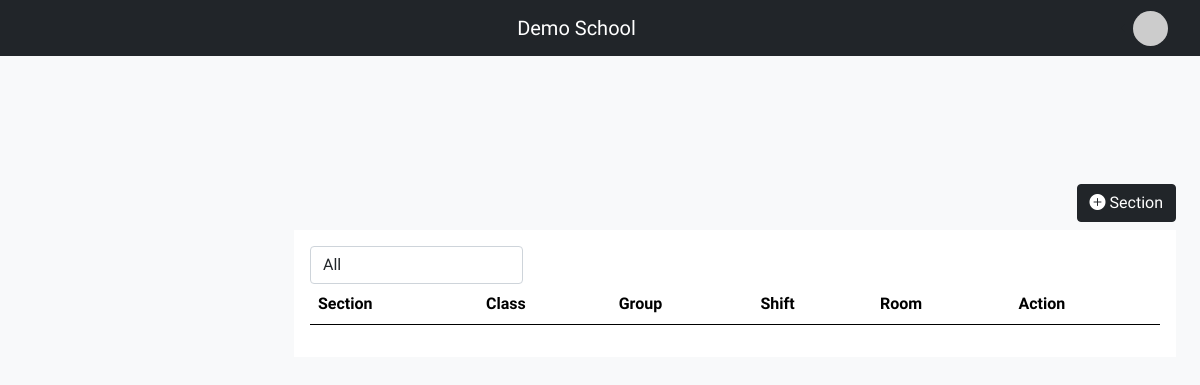
/dashboard/section (signed in), run on an earlier commit of the app's database.
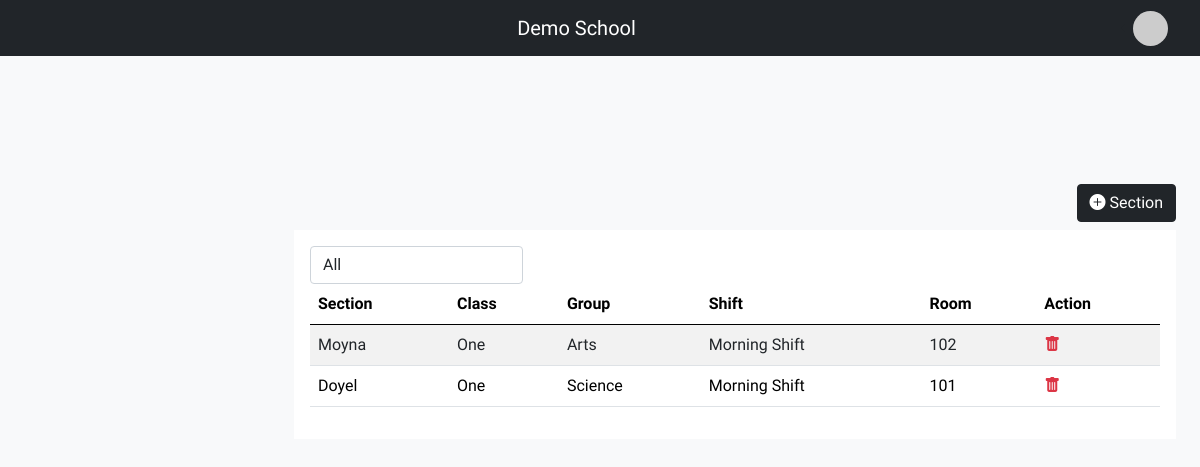
And on a later commit of the database.
### base/models.py (models this page shows)
class Section(models.Model):
  school = models.ForeignKey(User, on_delete=models.CASCADE, null=True, blank=True)
  name = models.CharField(max_length=200)
  clas_name = models.ForeignKey(Class, on_delete=models.CASCADE,null=True,blank=True)
  shift = models.CharField(max_length=100)
  year = models.CharField(max_length=100)
  group = models.CharField(max_length=100)
  room = models.CharField(max_length=100)

class Class(models.Model):
  school = models.ForeignKey(User, on_delete=models.CASCADE, null=True, blank=True)
  name = models.CharField(max_length=50)
  type = models.CharField(max_length=100)
  subjects = models.ManyToManyField(Subject)
  start_time = models.TimeField(null=True, blank=True)
  end_time = models.TimeField(null=True, blank=True)

### base/views.py (the view)
# urls.py: path('dashboard/section', section, name='sec'),
def section(request):
  data = request.POST
  if request.method == "POST":
    cls = data.get('cls')
    s = Section.objects.create(clas_name=Class.objects.get(id=cls),school=User.objects.get(username=data.get('clg')),name = data.get('name'),group = data.get('group'),shift = data.get('shift'),year = data.get('year'),room=data.get('room'))
    s.save()
  sec = Section.objects.filter(school=request.user).order_by('-id')
  yr = request.GET.get('year')
  dl = request.GET.get('delete')
  if dl:
    dsc = Section.objects.get(school=request.user,id=dl).delete()
  if yr:
    sec = sec.filter(year=yr)
  context = {'sec':sec, 'yr':yr}
  return render(request, 'dashboard/section.html', context)

### base/context_processors.py (called while the page is built)
def get_subjects(r):
  context = {'subjects': Subject.objects.all()}
  return context

def get_classes(r):
  context = {'classes': Class.objects.filter(school__id=r.user.id)}
  return context

def get_years(r):
  context = {'years':Year.objects.all()}
  return context

### base/models.py (called while the page is built)
  def __str__(self):
    return self.name

### templates/dashboard/section.html (shortened to what this page needs)
{% extends 'dashboard/dashboard.html' %}
{% block body %}
<div class="col-md-12">
<section class="vh-100">
 <div class="mt-5 d-lex h-75 justify-content-center align-items-center">
<div class="text-end">
<button type="button" class="btn btn-dark my-2" data-bs-toggle="modal" data-bs-target="#exampleModal">
  <i class="bi bi-plus-circle-fill"></i> Section
</button>
</div>
   <div class="card-body bg-white">
<select onchange="x()" class="w-25 form-control" id="yearshow">
<option disabled selected >All</option>
</select>
<table class="table table-striped">
  <thead>
    <tr>
      <th scope="col">Section</th>
      <th scope="col">Class</th>
     <th scope="col">Group</th>
      <th scope="col">Shift</th>
      <th scope="col">Room</th>
      <th scope="col">Action</th>
    </tr>
  </thead>
  <tbody>
    {% for s in sec %}
    <tr>
      <td>{{s.name}}</td>
      <td>{{s.clas_name.name}}</td>
      <td>{{s.group}}</td>
      <td>{{s.shift}}</td>
      <td>{{s.room}}</td>
      <td>
        <a href="/dashboard/section?delete={{s.id}}"><i class="text-danger bi bi-trash-fill"></i></a>
      </td>
    </tr>
    {% endfor %}
  </table>
        </div>
    </div>
  </section>
</div>
{% endblock %}

### templates/dashboard/dashboard.html (shortened to what this page needs)
{% load static %}
<!DOCTYPE html>
<html lang="en">
  <head>
    <link rel="stylesheet" href="css/bootstrap.min.css" />
    <link
      rel="stylesheet"
      href="https://cdn.jsdelivr.net/npm/bootstrap-icons@1.4.1/font/bootstrap-icons.css"
    />
    <link href="https://cdn.jsdelivr.net/npm/bootstrap@5.0.2/dist/css/bootstrap.min.css" rel="stylesheet">
  </head>
  <body class="bg-light">
    <nav class="p-2 navbar navbar-expand-lg navbar-dark bg-dark">
      <div class="container-fluid">
        <a class="mx-auto navbar-brand" href="#">Demo School</a>
        <div class="dropdown dropstart">
          <div class="dropdown-toggle" type="button" id="dropdownMenuButton1" data-bs-toggle="dropdown" aria-expanded="false">
            <img class="avatar img-fluid" src="https://api.dicebear.com/6.x/initials/svg?seed={{request.user}}">
          </div>
        </div>
      </div>
    </nav>
    <main class="mt-5 pt-3">
      <div class="container-fluid">
        <div class="row">
          <div class="col-md-12">
          </div>
        </div>
        <div class="row">
            {% block body %}
            {% endblock %}
        </div>
      </div>
    </main>
  </body>
</html>

### templates/dashboard/dashboard.html (style rules this page uses)
body, button { font-family: 'Signika Negative', sans-serif; }
.card-body { width : 100%; overflow-x : scroll; }
:root { --offcanvas-width: 270px; --topNavbarHeight: 56px; }
@media (min-width: 992px) { body { overflow: auto !important; } }
@media (min-width: 992px) { main { margin-left: var(--offcanvas-width); } }
.avatar { height : 35px; width :35px; border-radius : 100px; }

What changed in the data, as far as the page shows it:
added Section: name "Moyna", clas_name.name "One", group "Arts", shift "Morning Shift", room "102"
added Section: name "Doyel", clas_name.name "One", group "Science", shift "Morning Shift", room "101"
